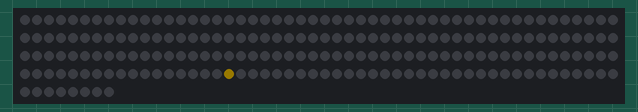
Simulated run of this sketch. Board: Arduino Uno, built with avr-gcc and run on an emulated ATmega328P. Parts: 208 RGB LEDs in strip order, left to right, continuing on the next row. Dim RGB values are drawn brighter than linear; random numbers use the default seed unless the sketch sets one.

Above: at 0.93 s.
At 2.21 s:
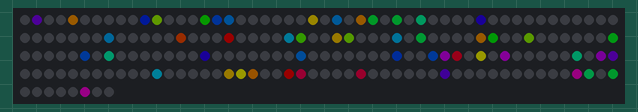
At 11.18 s:
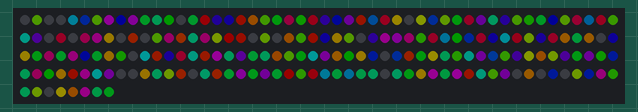
At 20.15 s:
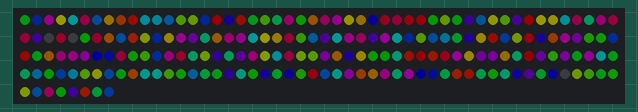
At 29.81 s:
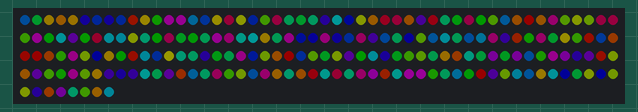
At 39.59 s:
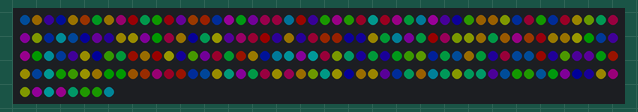

The sketch:

xxx_wip_playground2.ino
```cpp
#include "FastSPI_LED2.h"

#define SOP '<'
#define EOP '>'
#define NUM_LEDS 208
int BOTTOM_INDEX = 0;
int TOP_INDEX = int(NUM_LEDS/2);
int EVENODD = NUM_LEDS%2;

struct CRGB leds[NUM_LEDS];

int ledsX[NUM_LEDS][7]; //-ARRAY FOR COPYING WHATS IN THE LED STRIP CURRENTLY (FOR CELL-AUTOMATA, ETC)

//-PERISTENT VARS
int idex = 0;        //-LED INDEX (0 to NUM_LEDS-1
int idx_offset = 0;  //-OFFSET INDEX (BOTTOM LED TO ZERO WHEN LOOP IS TURNED/DOESN'T REALLY WORK)
int ihue = 0;        //-HUE (0-360)
int ibright = 0;     //-BRIGHTNESS (0-255)
int isat = 0;        //-SATURATION (0-255)
int bouncedirection = 0;  //-SWITCH FOR COLOR BOUNCE (0-1)
float tcount = 0.0;      //-INC VAR FOR SIN LOOPS
int lcount = 0;      //-ANOTHER COUNTING VAR

//serial input detection
bool started = false;
bool ended = false;


//time keepers
unsigned long timeKeeper = 0;    // a millis() time-slice


//array for serial string data
byte index;

void setup()
{
//  Serial1.begin(9600);
//  //Serialbegin(9600);
  LEDS.setBrightness(24); // SET BRIGHTNESS TO 1/2 POWER
  LEDS.addLeds<LPD8806, 11, 13>(leds, NUM_LEDS);
//  sCmd.addCommand("m",   set_mode_strip);
//  sCmd.setDefaultHandler(unrecognized);      // Handler for command that isn't matched  (says "What?")

  one_color_all(0,0,0); //-BLANK STRIP

  LEDS.show();
  //Serialprintln("---SETUP COMPLETE---");
}


void loop()
{
  timeKeeper = millis();
  demo_mode();

}

void demo_mode(){
  int r = 10;

  // requires ledX array

// yeahhhh

//  random_red();                            // cellular automata
//  for(int i=0; i<r*5; i++) {rule30(100);}

//  random_red();
  for(int i=0; i<r*20; i++) {random_burst(20);}
//for(int i=0; i<r*25; i++) {rainbow_fade(2);}
//for(int i=0; i<r*20; i++) {rainbow_loop(10, 20);}
//for(int i=0; i<r*8; i++) {random_march(20);} // yes!
//for(int i=0; i<r*8; i++) {random_march(40);}
//for(int i=0; i<r*15; i++) {rainbow_vertical(15, 50);}
//for(int i=0; i<r*3; i++) {flame();}
//one_color_all(0,0,0);


}

 //------------------------------------- UTILITY FXNS --------------------------------------

//-SET THE COLOR OF A SINGLE RGB LED
void set_color_led(int adex, int cred, int cgrn, int cblu) {
  int bdex;

  if (idx_offset > 0) {  //-APPLY INDEX OFFSET
    bdex = (adex + idx_offset) % NUM_LEDS;
  }
  else {bdex = adex;}

  leds[bdex].r = cred;
  leds[bdex].g = cgrn;
  leds[bdex].b = cblu;
  }


//-FIND INDEX OF HORIZONAL OPPOSITE LED
int horizontal_index(int i) {
  //-ONLY WORKS WITH INDEX < TOPINDEX
  if (i == BOTTOM_INDEX) {return BOTTOM_INDEX;}
  if (i == TOP_INDEX && EVENODD == 1) {return TOP_INDEX + 1;}
  if (i == TOP_INDEX && EVENODD == 0) {return TOP_INDEX;}
  return NUM_LEDS - i;
}

//-FIND INDEX OF ANTIPODAL OPPOSITE LED
int antipodal_index(int i) {
  //int N2 = int(NUM_LEDS/2);
  int iN = i + TOP_INDEX;
  if (i >= TOP_INDEX) {iN = ( i + TOP_INDEX ) % NUM_LEDS; }
  return iN;
}


//-FIND ADJACENT INDEX CLOCKWISE
int adjacent_cw(int i) {
  int r;
  if (i < NUM_LEDS - 1) {r = i + 1;}
  else {r = 0;}
  return r;
}


//-FIND ADJACENT INDEX COUNTER-CLOCKWISE
int adjacent_ccw(int i) {
  int r;
  if (i > 0) {r = i - 1;}
  else {r = NUM_LEDS - 1;}
  return r;
}


//-CONVERT HSV VALUE TO RGB
void HSVtoRGB(int hue, int sat, int val, int colors[3]) {
	// hue: 0-359, sat: 0-255, val (lightness): 0-255
	int r, g, b, base;

	if (sat == 0) { // Achromatic color (gray).
		colors[0]=val;
		colors[1]=val;
		colors[2]=val;
	} else  {
		base = ((255 - sat) * val)>>8;
		switch(hue/60) {
			case 0:
				r = val;
				g = (((val-base)*hue)/60)+base;
				b = base;
				break;
			case 1:
				r = (((val-base)*(60-(hue%60)))/60)+base;
				g = val;
				b = base;
				break;
			case 2:
				r = base;
				g = val;
				b = (((val-base)*(hue%60))/60)+base;
				break;
			case 3:
				r = base;
				g = (((val-base)*(60-(hue%60)))/60)+base;
				b = val;
				break;
			case 4:
				r = (((val-base)*(hue%60))/60)+base;
				g = base;
				b = val;
				break;
			case 5:
				r = val;
				g = base;
				b = (((val-base)*(60-(hue%60)))/60)+base;
				break;
		}
		colors[0]=r;
		colors[1]=g;
		colors[2]=b;
	}
}


void copy_led_array(){
  for(int i = 0; i < NUM_LEDS; i++ ) {
    ledsX[i][0] = leds[i].r;
    ledsX[i][1] = leds[i].g;
    ledsX[i][2] = leds[i].b;
  }
}


void print_led_arrays(int ilen){
  copy_led_array();
  //Serialprintln("~~~***ARRAYS|idx|led-r-g-b|ledX-0-1-2");
  for(int i = 0; i < ilen; i++ ) {
      //Serialprint("~~~");
      //Serialprint(i);
      //Serialprint("|");
      //Serialprint(leds[i].r);
      //Serialprint("-");
      //Serialprint(leds[i].g);
      //Serialprint("-");
      //Serialprint(leds[i].b);
      //Serialprint("|");
      //Serialprint(ledsX[i][0]);
      //Serialprint("-");
      //Serialprint(ledsX[i][1]);
      //Serialprint("-");
      //Serialprintln(ledsX[i][2]);
    }
}

//------------------------LED EFFECT FUNCTIONS------------------------

void one_color_all(int cred, int cgrn, int cblu) { //-SET ALL LEDS TO ONE COLOR
    for(int i = 0 ; i < NUM_LEDS; i++ ) {
      set_color_led(i, cred, cgrn, cblu);
      LEDS.show();
      delay(1);
    }
}

void one_color_allNOSHOW(int cred, int cgrn, int cblu) { //-SET ALL LEDS TO ONE COLOR
    for(int i = 0 ; i < NUM_LEDS; i++ ) {
      set_color_led(i, cred, cgrn, cblu);

    }
}


void rainbow_fade(int idelay) { //-FADE ALL LEDS THROUGH HSV RAINBOW
    ihue++;
    if (ihue >= 359) {ihue = 0;}
    int thisColor[3];
    HSVtoRGB(ihue, 255, 255, thisColor);
    for(int idex = 0 ; idex < NUM_LEDS; idex++ ) {
      set_color_led(idex,thisColor[0],thisColor[1],thisColor[2]);
    }
    LEDS.show();
    delay(idelay);
}


void rainbow_loop(int istep, int idelay) { //-LOOP HSV RAINBOW
  idex++;
  ihue = ihue + istep;
  int icolor[3];

  if (idex >= NUM_LEDS) {idex = 0;}
  if (ihue >= 359) {ihue = 0;}

  HSVtoRGB(ihue, 255, 255, icolor);
  set_color_led(idex, icolor[0], icolor[1], icolor[2]);
  LEDS.show();
  delay(idelay);
}


void random_burst(int idelay) { //-RANDOM INDEX/COLOR
  int icolor[3];

  idex = random(0,NUM_LEDS);
  ihue = random(0,359);

  HSVtoRGB(ihue, 255, 255, icolor);
  set_color_led(idex, icolor[0], icolor[1], icolor[2]);
  LEDS.show();
  delay(idelay);
}


void color_bounce(int idelay) { //-BOUNCE COLOR (SINGLE LED)
  if (bouncedirection == 0) {
    idex = idex + 1;
    if (idex == NUM_LEDS) {
      bouncedirection = 1;
      idex = idex - 1;
    }
  }
  if (bouncedirection == 1) {
    idex = idex - 1;
    if (idex == 0) {
      bouncedirection = 0;
    }
  }
  for(int i = 0; i < NUM_LEDS; i++ ) {
    if (i == idex) {set_color_led(i, 255, 0, 0);}
    else {set_color_led(i, 0, 0, 0);}
  }
  LEDS.show();
  delay(idelay);
}

void flicker(int thishue, int thissat) {
  int random_bright = random(0,255);
  int random_delay = random(10,100);
  int random_bool = random(0,random_bright);
  int thisColor[3];

  if (random_bool < 10) {
    HSVtoRGB(thishue, thissat, random_bright, thisColor);

    for(int i = 0 ; i < NUM_LEDS; i++ ) {
      set_color_led(i, thisColor[0], thisColor[1], thisColor[2]);
    }

    LEDS.show();
    delay(random_delay);
  }
}


void random_red() { //QUICK 'N DIRTY RANDOMIZE TO GET CELL AUTOMATA STARTED
  int temprand;
  for(int i = 0; i < NUM_LEDS; i++ ) {
    temprand = random(0,100);
    if (temprand > 50) {leds[i].r = 255;}
    if (temprand <= 50) {leds[i].r = 0;}
    leds[i].b = 0; leds[i].g = 0;
  }
  LEDS.show();
}


void rule30(int idelay) { //1D CELLULAR AUTOMATA - RULE 30 (RED FOR NOW)
  copy_led_array();
  int iCW;
  int iCCW;
  int y = 100;
  for(int i = 0; i < NUM_LEDS; i++ ) {
    iCW = adjacent_cw(i);
    iCCW = adjacent_ccw(i);
    if (ledsX[iCCW][0] > y && ledsX[i][0] > y && ledsX[iCW][0] > y) {leds[i].r = 0;}
    if (ledsX[iCCW][0] > y && ledsX[i][0] > y && ledsX[iCW][0] <= y) {leds[i].r = 0;}
    if (ledsX[iCCW][0] > y && ledsX[i][0] <= y && ledsX[iCW][0] > y) {leds[i].r = 0;}
    if (ledsX[iCCW][0] > y && ledsX[i][0] <= y && ledsX[iCW][0] <= y) {leds[i].r = 255;}
    if (ledsX[iCCW][0] <= y && ledsX[i][0] > y && ledsX[iCW][0] > y) {leds[i].r = 255;}
    if (ledsX[iCCW][0] <= y && ledsX[i][0] > y && ledsX[iCW][0] <= y) {leds[i].r = 255;}
    if (ledsX[iCCW][0] <= y && ledsX[i][0] <= y && ledsX[iCW][0] > y) {leds[i].r = 255;}
    if (ledsX[iCCW][0] <= y && ledsX[i][0] <= y && ledsX[iCW][0] <= y) {leds[i].r = 0;}
  }

  LEDS.show();
  delay(idelay);
}

void random_march(int idelay) { //RANDOM MARCH CCW
  copy_led_array();
  int iCCW;

  int acolor[3];
  HSVtoRGB(random(0,360), 255, 255, acolor);

  leds[0].r = acolor[0];
  leds[0].g = acolor[1];
  leds[0].b = acolor[2];

  for(int i = 1; i < NUM_LEDS ; i++ ) {  //-GET/SET EACH LED COLOR FROM CCW LED
    iCCW = adjacent_ccw(i);
    leds[i].r = ledsX[iCCW][0];
    leds[i].g = ledsX[iCCW][1];
    leds[i].b = ledsX[iCCW][2];
  }

  LEDS.show();
  delay(idelay);
}


void pop_horizontal(int ahue, int idelay) {  //-POP FROM LEFT TO RIGHT UP THE RING
  int acolor[3];
  HSVtoRGB(ahue, 255, 255, acolor);

  int ix;

  if (bouncedirection == 0) {
    bouncedirection = 1;
    ix = idex;
  }
  else if (bouncedirection == 1) {
    bouncedirection = 0;
    ix = horizontal_index(idex);
    idex++;
    if (idex > TOP_INDEX) {idex = 0;}
  }

  for(int i = 0; i < NUM_LEDS; i++ ) {
    if (i == ix) {leds[i].r = acolor[0]; leds[i].g = acolor[1]; leds[i].b = acolor[2];}
    else {leds[i].r = 0; leds[i].g = 0; leds[i].b = 0;}
  }

  LEDS.show();
  delay(idelay);
}


void flame() {
  int acolor[3];
  int idelay = random(0,35);

  float hmin = 0.1; float hmax = 45.0;
  float hdif = hmax-hmin;
  int randtemp = random(0,3);
  float hinc = (hdif/float(TOP_INDEX))+randtemp;

  int ahue = hmin;
  for(int i = 0; i < TOP_INDEX; i++ ) {

    ahue = ahue + hinc;

    HSVtoRGB(ahue, 255, 255, acolor);

    leds[i].r = acolor[0]; leds[i].g = acolor[1]; leds[i].b = acolor[2];
    int ih = horizontal_index(i);
    leds[ih].r = acolor[0]; leds[ih].g = acolor[1]; leds[ih].b = acolor[2];

    leds[TOP_INDEX].r = 255; leds[TOP_INDEX].g = 255; leds[TOP_INDEX].b = 255;

    LEDS.show();
    delay(idelay);
  }
}

void rainbow_vertical(int istep, int idelay) { //-RAINBOW 'UP' THE LOOP
  idex++;
  if (idex > TOP_INDEX) {idex = 0;}
  ihue = ihue + istep;
  if (ihue > 359) {ihue = 0;}
  //Serialprintln(ihue);
  int idexA = idex;
  int idexB = horizontal_index(idexA);

  int acolor[3];
  HSVtoRGB(ihue, 255, 255, acolor);

  set_color_led(idexA, acolor[0], acolor[1], acolor[2]);
  set_color_led(idexB, acolor[0], acolor[1], acolor[2]);

  LEDS.show();
  delay(idelay);
}
```
